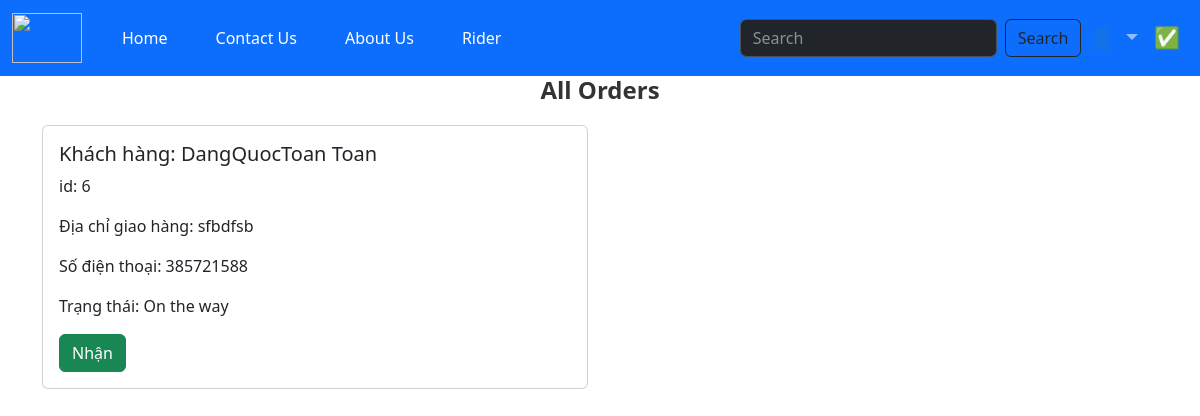
The app's page /rider, older data.
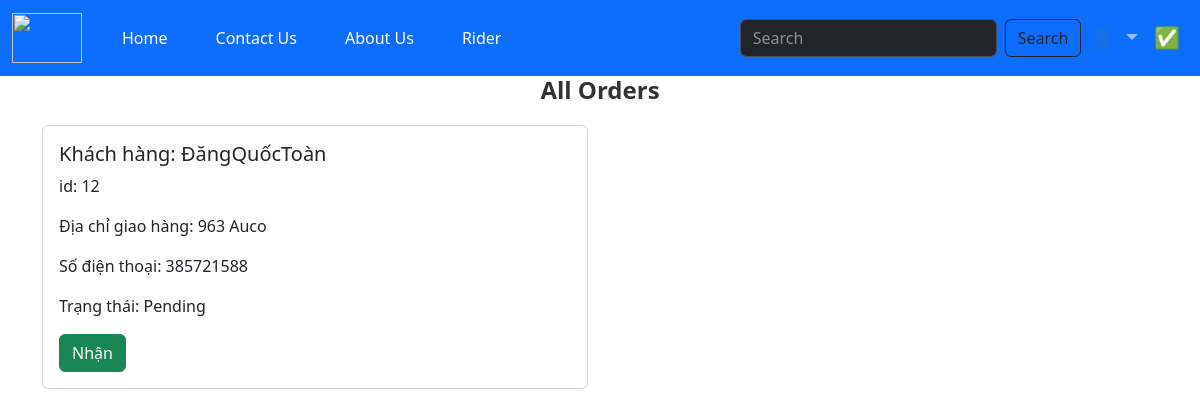
The same page, newer data.
### app/models.py (models this page shows, shortened)
class OrderPlaced(models.Model):
    user = models.ForeignKey(User, on_delete=models.CASCADE)
    customer = models.ForeignKey(Customer, on_delete=models.CASCADE)
    product = models.ForeignKey(Product, on_delete=models.CASCADE)
    quantity = models.PositiveIntegerField(default=1)
    ordered_date = models.DateTimeField(auto_now_add=True)
    status = models.CharField(max_length=50, choices=STATUS_CHOICES, default='Pending')

class Customer(models.Model):
    user = models.ForeignKey(User, on_delete=models.SET_NULL, null=True,blank=False)
    name = models.CharField(max_length=200, null=True)
    email = models.CharField(max_length=200, null=True)
    city = models.CharField(max_length=200, null=True)
    phone = models.IntegerField(default=0)
    state  = models.CharField(max_length=200, null=True)
    address = models.CharField(max_length=200,null=True)
    def __str__(self):
        return self.name

### app/views.py (the view)
# urls.py: path('rider', views.ordersRider, name='rider'),
def ordersRider(request):
    orders = OrderPlaced.objects.all()
    return render(request, 'orderider.html', {'orders': orders})

### app/templates/orderider.html (shortened to what this page needs)
{% extends 'rider.html' %}
{% block content %}
    <div class="container">
        <div class="row">
            {% for order in orders %}
                <div class="col-md-6">
                    <div class="card mb-4">
                        <div class="card-body">
                            <h5 class="card-title">Khách hàng: {{ order.customer }}</h5>
                            <p class="card-text">id: {{ order.id }}</p>
                            <p class="card-text">Địa chỉ giao hàng: {{ order.customer.address }}</p>
                            <p class="card-text">Số điện thoại: {{ order.customer.phone }}</p>
                            <p class="card-text">Trạng thái: {{ order.status }}</p>
                            <div class="d-grid gap-2">
                                <form method="POST" action="{% url 'ridersave' order.id %}">
                                    <button type="submit" class="btn btn-success">Nhận</button>
                                </form>
                            </div>
                        </div>
                    </div>
                </div>
            {% endfor %}
        </div>
    </div>
{% endblock %}

Row changes from the older to the newer data that the page shows:
removed OrderPlaced: customer "DangQuocToan Toan", id "6", customer.address "sfbdfsb", customer.phone "385721588", status "On the way"
added OrderPlaced: customer "ĐăngQuốcToàn", id "12", customer.address "963 Auco", customer.phone "385721588", status "Pending"
